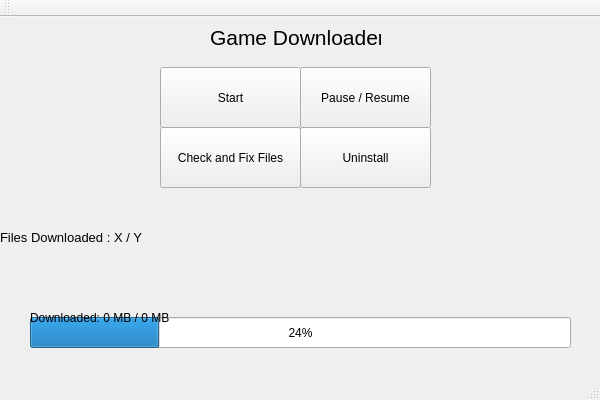
<?xml version="1.0" encoding="UTF-8"?>
<ui version="4.0">
 <class>GameDownloaderClass</class>
 <widget class="QMainWindow" name="GameDownloaderClass">
  <property name="geometry">
   <rect>
    <x>0</x>
    <y>0</y>
    <width>600</width>
    <height>400</height>
   </rect>
  </property>
  <property name="maximumSize">
   <size>
    <width>600</width>
    <height>400</height>
   </size>
  </property>
  <property name="windowTitle">
   <string>GameDownloader</string>
  </property>
  <widget class="QWidget" name="centralWidget">
   <widget class="QProgressBar" name="progressBar_Download">
    <property name="geometry">
     <rect>
      <x>30</x>
      <y>300</y>
      <width>541</width>
      <height>31</height>
     </rect>
    </property>
    <property name="value">
     <number>24</number>
    </property>
   </widget>
   <widget class="QLabel" name="label_DownloadedSize">
    <property name="geometry">
     <rect>
      <x>30</x>
      <y>290</y>
      <width>181</width>
      <height>21</height>
     </rect>
    </property>
    <property name="text">
     <string>Downloaded: 0 MB / 0 MB</string>
    </property>
   </widget>
   <widget class="QPushButton" name="pauseResumeButton">
    <property name="geometry">
     <rect>
      <x>300</x>
      <y>50</y>
      <width>131</width>
      <height>61</height>
     </rect>
    </property>
    <property name="text">
     <string>Pause / Resume</string>
    </property>
   </widget>
   <widget class="QPushButton" name="checkFixButton">
    <property name="geometry">
     <rect>
      <x>160</x>
      <y>110</y>
      <width>141</width>
      <height>61</height>
     </rect>
    </property>
    <property name="text">
     <string>Check and Fix Files</string>
    </property>
   </widget>
   <widget class="QPushButton" name="startButton">
    <property name="geometry">
     <rect>
      <x>160</x>
      <y>50</y>
      <width>141</width>
      <height>61</height>
     </rect>
    </property>
    <property name="text">
     <string>Start</string>
    </property>
   </widget>
   <widget class="QPushButton" name="uninstallButton">
    <property name="geometry">
     <rect>
      <x>300</x>
      <y>110</y>
      <width>131</width>
      <height>61</height>
     </rect>
    </property>
    <property name="text">
     <string>Uninstall</string>
    </property>
   </widget>
   <widget class="QLabel" name="label">
    <property name="geometry">
     <rect>
      <x>210</x>
      <y>10</y>
      <width>171</width>
      <height>21</height>
     </rect>
    </property>
    <property name="font">
     <font>
      <pointsize>16</pointsize>
     </font>
    </property>
    <property name="text">
     <string>Game Downloader</string>
    </property>
   </widget>
   <widget class="QLabel" name="label_FileCount">
    <property name="geometry">
     <rect>
      <x>0</x>
      <y>210</y>
      <width>161</width>
      <height>21</height>
     </rect>
    </property>
    <property name="font">
     <font>
      <pointsize>10</pointsize>
     </font>
    </property>
    <property name="text">
     <string>Files Downloaded : X / Y</string>
    </property>
   </widget>
  </widget>
  <widget class="QMenuBar" name="menuBar">
   <property name="geometry">
    <rect>
     <x>0</x>
     <y>0</y>
     <width>600</width>
     <height>33</height>
    </rect>
   </property>
  </widget>
  <widget class="QToolBar" name="mainToolBar">
   <attribute name="toolBarArea">
    <enum>TopToolBarArea</enum>
   </attribute>
   <attribute name="toolBarBreak">
    <bool>false</bool>
   </attribute>
  </widget>
  <widget class="QStatusBar" name="statusBar"/>
 </widget>
 <layoutdefault spacing="6" margin="11"/>
 <resources>
  <include location="GameDownloader.qrc"/>
 </resources>
 <connections/>
</ui>
